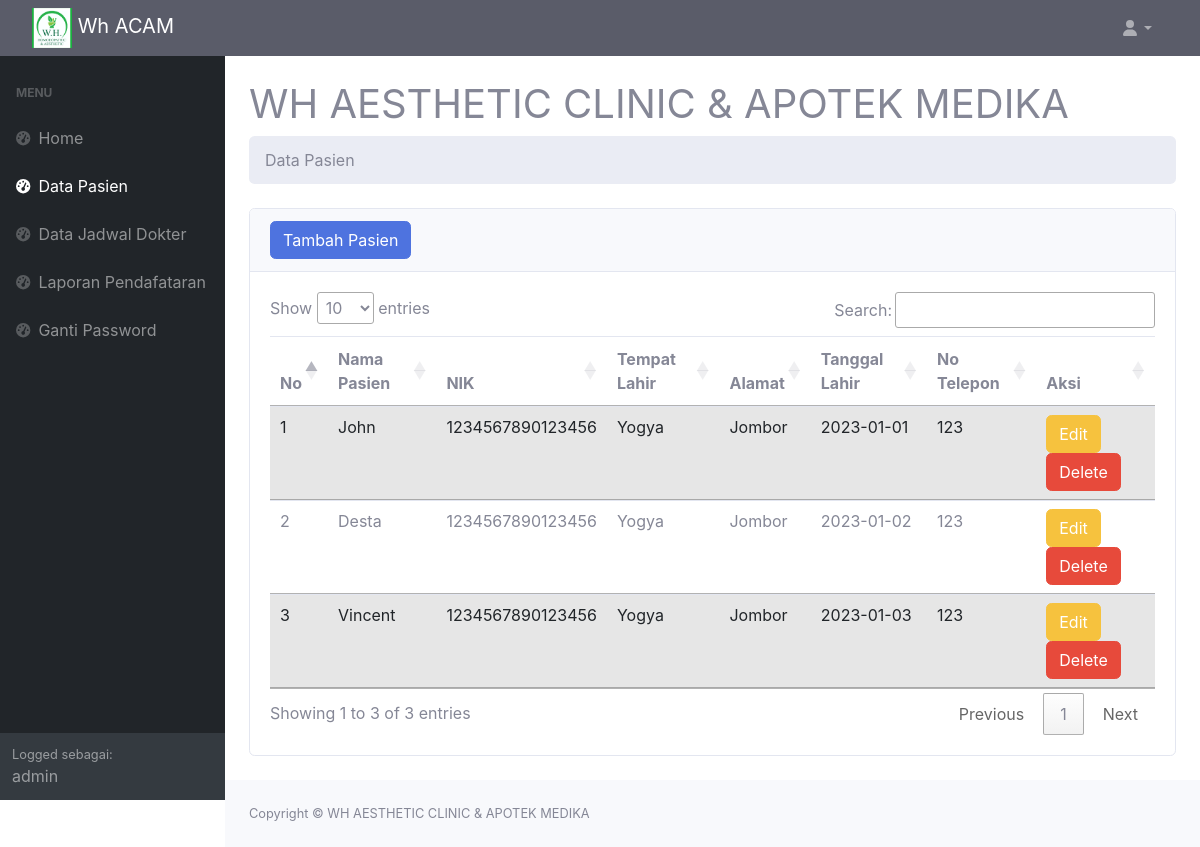
/component/dashboard/data_pasien.php (signed in), run on the app's committed database.
### tables this page shows
CREATE TABLE `pasien` (
  `id_pasien` int(5) NOT NULL,
  `nama_pasien` varchar(50) NOT NULL,
  `NIK` varchar(16) NOT NULL,
  `tempat_lahir` varchar(50) NOT NULL,
  `alamat` text NOT NULL,
  `tgl_lahir` date NOT NULL,
  `no_tlp` varchar(50) NOT NULL
);

### component/dashboard/data_pasien.php (the view, shortened to what this page needs)
<?php
require '../database/koneksi.php';
?>
<!DOCTYPE html>
<html lang="en">
<head>
    <link href="https://cdn.jsdelivr.net/npm/simple-datatables@latest/dist/style.css" rel="stylesheet" />
    <link href="../../css/styles.css" rel="stylesheet" />
    <link href="../../css/sb-admin-2.min.css" rel="stylesheet">
    <link rel="stylesheet" href="https://cdn.datatables.net/1.13.1/css/jquery.dataTables.min.css">
</head>
<body class="sb-nav-fixed">
    <nav class="sb-topnav navbar navbar-expand navbar-dark bg-dark">
        <a class="navbar-brand ps-3" href="index.php"><img src="../../images/logo.png" width="40" height="40">  Wh ACAM</a>
        <ul class="navbar-nav ms-auto ms-md-0 me-3 me-lg-4">
            <li class="nav-item dropdown">
                <a class="nav-link dropdown-toggle" id="navbarDropdown" href="#" role="button" data-bs-toggle="dropdown" aria-expanded="false"><i class="fas fa-user fa-fw"></i></a>
            </li>
        </ul>
    </nav>
    <div id="layoutSidenav">
        <div id="layoutSidenav_nav">
            <nav class="sb-sidenav accordion sb-sidenav-dark" id="sidenavAccordion">
                <div class="sb-sidenav-menu">
                    <div class="nav">
                        <div class="sb-sidenav-menu-heading">Menu</div>
                            <a class="nav-link" href="index.php">
                            <div class="sb-nav-link-icon"><i class="fas fa-tachometer-alt"></i></div>
                            Home
                        </a>
                        <a class="nav-link active" href="data_pasien.php">
                            <div class="sb-nav-link-icon"><i class="fas fa-tachometer-alt"></i></div>
                            Data Pasien
                        </a>
                        <a class="nav-link" href="data_jadwal.php">
                            <div class="sb-nav-link-icon"><i class="fas fa-tachometer-alt"></i></div>
                            Data Jadwal Dokter
                        </a>
                        <a class="nav-link" href="data_laporan_pendaftaran.php">
                            <div class="sb-nav-link-icon"><i class="fas fa-tachometer-alt"></i></div>
                            Laporan Pendafataran
                        </a>
                        <a class="nav-link" href="ganti_password.php">
                            <div class="sb-nav-link-icon"><i class="fas fa-tachometer-alt"></i></div>
                            Ganti Password
                        </a>
                    </div>
                </div>
                <div class="sb-sidenav-footer">
                    <div class="small">Logged sebagai:</div>
                    <?php
                    if ($_SESSION['admin'] == True) {
                        echo $_SESSION['name'];
                    }
                    else{
                    }
                    ?>
                </div>
            </nav>
        </div>
        <div id="layoutSidenav_content">
            <main>
                <div class="container-fluid px-4">
                    <h1 class="mt-4">WH AESTHETIC CLINIC & APOTEK MEDIKA</h1>
                    <ol class="breadcrumb mb-4">
                        <li class="breadcrumb-item active">Data Pasien</li>
                    </ol>
                    <div class="card mb-4">
                        <div class="card-header">
                            <?php
                            if ($_SESSION['admin'] == True) {
                                echo '<button type="button" class="btn btn-primary" data-bs-toggle="modal" data-bs-target="#myModal">
                                Tambah Pasien</button>';
                            }
                            else{
                            }
                            ?>
                        </div>
                        <div class="card-body">
                            <?php
                            if ($_SESSION['admin'] == True) {
                                ?>
                                <table class="table table-striped" id="table">
                                <thead>
                                    <tr>
                                        <th>No</th>
                                        <th>Nama Pasien</th>
                                        <th>NIK</th>
                                        <th>Tempat Lahir</th>
                                        <th>Alamat</th>
                                        <th>Tanggal Lahir</th>
                                        <th>No Telepon</th>
                                        <th>Aksi</th>
                                    </tr>
                                </thead>
                                <tbody>
                                    <?php
                                    $ambildatapasien = mysqli_query($koneksi, "SELECT * FROM pasien");
                                    $i = 1;
                                    while ($data = mysqli_fetch_array($ambildatapasien)) {
                                        $idp = $data['id_pasien'];
                                        $nama_pasien = $data['nama_pasien'];
                                        $nik = $data['NIK'];
                                        $tempat_lahir = $data['tempat_lahir'];
                                        $alamat = $data['alamat'];
                                        $tgl_lahir = $data['tgl_lahir'];
                                        $no_tlp = $data['no_tlp'];
                                    ?>
                                        <tr>
                                            <td><?= $i++; ?></td>
                                            <td><?= $nama_pasien; ?></td>
                                            <td><?= $nik; ?></td>
                                            <td><?= $tempat_lahir; ?></td>
                                            <td><?= $alamat; ?></td>
                                            <td><?= $tgl_lahir; ?></td>
                                            <td><?= $no_tlp; ?></td>
                                            <td>
                                                <button type="button" class="btn btn-warning" data-bs-toggle="modal" data-bs-target="#edit<?= $idp; ?>">Edit</button>
                                                <button type="button" class="btn btn-danger" data-bs-toggle="modal" data-bs-target="#delete<?= $idp; ?>">Delete</button>
                                            </td>
                                        </tr>
                                    <?php
                                    }}
                                    ?>
                                </tbody>
                            </table>
                        </div>
                    </div>
                </div>
            </main>
            <footer class="py-4 bg-light mt-auto">
                <div class="container-fluid px-4">
                    <div class="d-flex align-items-center justify-content-between small">
                        <div class="text-muted">Copyright &copy; WH AESTHETIC CLINIC & APOTEK MEDIKA</div>
                    </div>
                </div>
            </footer>
        </div>
    </div>
</body>
</html>

### data on the page
pasien: nama_pasien "John", NIK "1234567890123456", tempat_lahir "Yogya", alamat "Jombor", tgl_lahir "2023-01-01", no_tlp "123"
pasien: nama_pasien "Desta", NIK "1234567890123456", tempat_lahir "Yogya", alamat "Jombor", tgl_lahir "2023-01-02", no_tlp "123"
pasien: nama_pasien "Vincent", NIK "1234567890123456", tempat_lahir "Yogya", alamat "Jombor", tgl_lahir "2023-01-03", no_tlp "123"

### other printed values
$_SESSION['name'] "admin"
